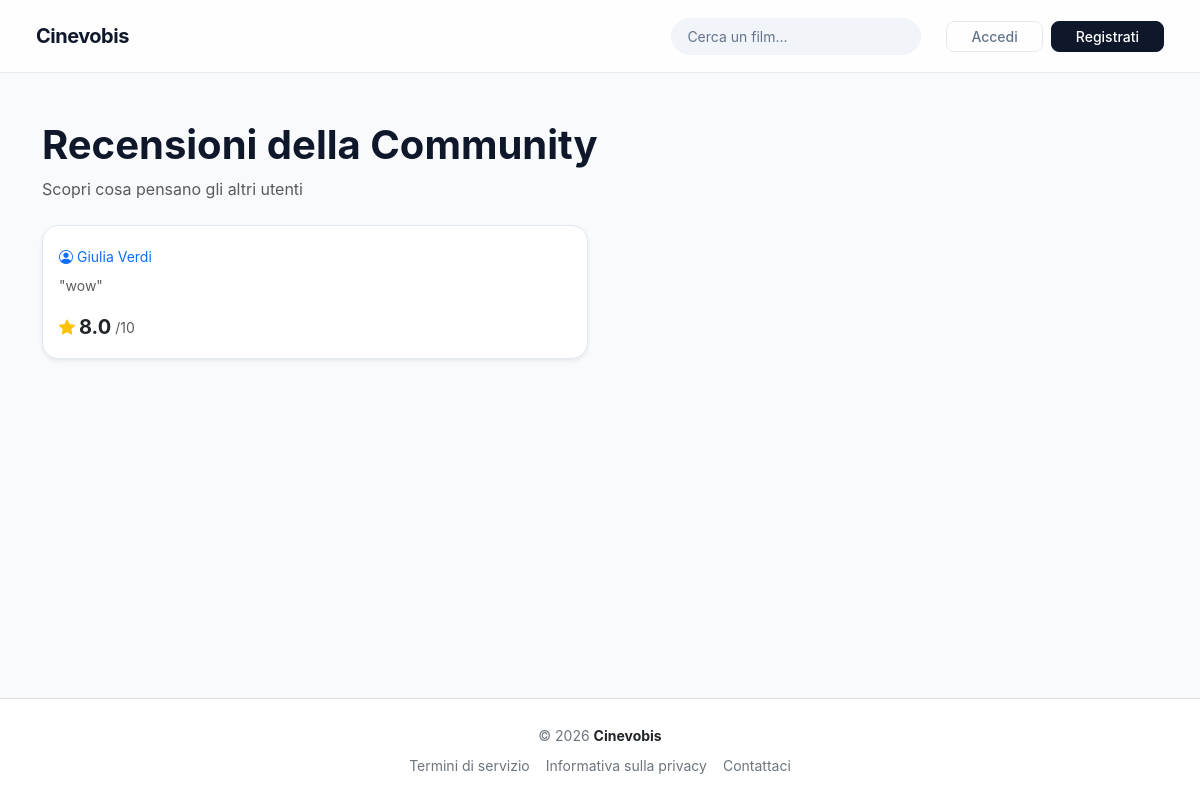
Before: /pages/public/users_reviews.php?tmdb_id=1325734 with the older database file.
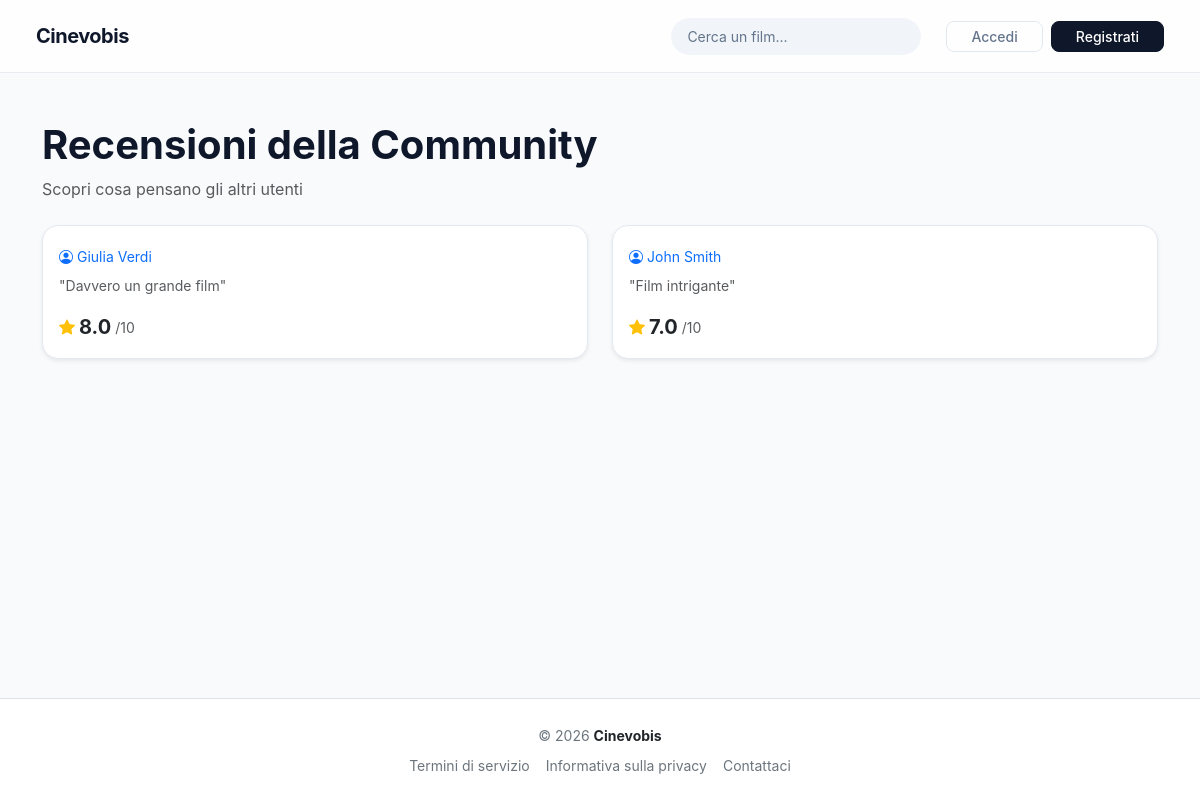
After: the same page with the newer database file.
### tables this page shows
CREATE TABLE `recensioni` (
  `id_recensione` int(11) NOT NULL AUTO_INCREMENT,
  `tmdb_id` int(11) NOT NULL,
  `id_utente` int(11) NOT NULL,
  `data_aggiunto` timestamp NULL DEFAULT NULL,
  `commento` text DEFAULT NULL,
  `voto` decimal(3,1) DEFAULT NULL,
  PRIMARY KEY (`id_recensione`),
  KEY `id_utente` (`id_utente`),
  CONSTRAINT `recensioni_ibfk_1` FOREIGN KEY (`id_utente`) REFERENCES `utenti` (`id_utente`)
);

CREATE TABLE `utenti` (
  `id_utente` int(11) NOT NULL AUTO_INCREMENT,
  `username` varchar(100) NOT NULL,
  `password` varchar(255) NOT NULL,
  `email` varchar(100) NOT NULL,
  `nome` varchar(100) NOT NULL,
  `cognome` varchar(100) NOT NULL,
  `id_profilo` int(11) DEFAULT NULL,
  `attivo` tinyint(1) DEFAULT 1,
  `data_registrazione` datetime DEFAULT NULL,
  PRIMARY KEY (`id_utente`),
  UNIQUE KEY `username` (`username`),
  UNIQUE KEY `email` (`email`),
  KEY `id_profilo` (`id_profilo`),
  CONSTRAINT `utenti_ibfk_1` FOREIGN KEY (`id_profilo`) REFERENCES `profili` (`id_profilo`) ON UPDATE CASCADE
);

### pages/public/users_reviews.php (the view, shortened to what this page needs)
<?php
require_once(__DIR__ . '/../../config/connection.php');
$recensioni_altri = [];
$movie_id = $_GET['tmdb_id'] ?? null;
try {
    $sql = "SELECT r.commento, r.voto, u.nome, u.cognome
            FROM recensioni r
            JOIN utenti u ON r.id_utente = u.id_utente
            WHERE tmdb_id = :tmdb_id
            ORDER BY r.tmdb_id DESC";
    $stmt = $conn->prepare($sql);
    $stmt->execute([':tmdb_id' => $movie_id]);
    $recensioni_altri = $stmt->fetchAll();
} catch (PDOException $e) {
    error_log("Errore nel DB: " . $e->getMessage());
}
?>
<!DOCTYPE html>
<html lang="it">
<head>
    <link rel="stylesheet" href="/node_modules/bootstrap/dist/css/bootstrap.min.css">
    <link rel="stylesheet" href="/node_modules/bootstrap-icons/font/bootstrap-icons.css">
    <link rel="stylesheet" href="/assets/css/style.css">
</head>
<body class="d-flex flex-column min-vh-100">
    <?php require_once(__DIR__ . '/../../includes/header.php'); ?>
    <main class="container mt-5 mb-5 flex-grow-1">
        <h1 class="fw-bold mb-2">Recensioni della Community</h1>
        <p class="text-muted mb-4">Scopri cosa pensano gli altri utenti</p>
            <div class="row row-cols-1 row-cols-md-2 g-4">
                <?php foreach ($recensioni_altri as $r):
                ?>
                <div class="col">
                        <div class="card h-100 border-0 shadow-sm rounded-4 overflow-hidden transition-hover">
                            <div class="d-flex h-100">
                                <div class="card-body d-flex flex-column justify-content-between p-3">
                                    <div>
                                        <div class="small text-primary mb-2">
                                            <i class="bi bi-person-circle me-1"></i><?= htmlspecialchars($r['nome']) . " " . htmlspecialchars($r['cognome'])?>
                                        </div>
                                        <?php if (!empty($r['commento'])): ?>
                                            <p class="text-muted small mb-2 text-justify">
                                                "<?= nl2br(htmlspecialchars($r['commento'])) ?>"
                                            </p>
                                        <?php endif; ?>
                                    </div>
                                    <div class="d-flex align-items-center gap-1 mt-2">
                                        <i class="bi bi-star-fill text-warning"></i>
                                        <span class="fw-bold fs-5"><?= number_format($r['voto'], 1) ?></span>
                                        <span class="text-muted small">/10</span>
                                    </div>
                                </div>
                            </div>
                        </div>
                </div>
                <?php endforeach; ?>
            </div>
    </main>
    <?php require_once(__DIR__ . '/../../includes/footer.php'); ?>
</body>
</html>

Changed rows visible on the page:
changed recensioni "Giulia": commento "wow" → "Davvero un grande film"
added recensioni: id_utente.nome "John", id_utente.cognome "Smith", commento "Film intrigante", voto "7.0"
